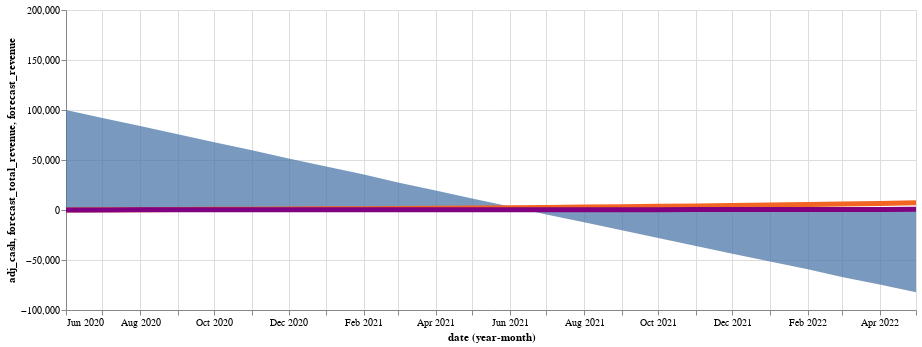

Notebook source saved alongside this figure:
### Code cell
# This is a variable forecast for modelling different growth-rates.
# Initial growth rate is set to be the current growth rate

# This cannot be 0, as growth rate wouldn't work
start_revenue = INITIAL_REVENUE if INITIAL_REVENUE > 100 else 100
scale = (-CURRENT_CASH_GBP, CURRENT_CASH_GBP * 2)

monthly_growth_percent = WEEKLY_GROWTH_PERCENT * 4
slider = alt.binding_range(min=0, max=100, step=0.1, name='Monthly growth rate (%)')
selector = alt.selection_single(fields=['month_growth'], bind=slider, init={'month_growth': monthly_growth_percent})

base = alt.Chart(df[['date', 'cash_0g']]).transform_window(
    # Use count() to find out the current month we're on (i.e. the index), as we use that as the power for our growth rate
    index='count()'
).transform_calculate(
    # Transform a % growth rate (i.e. 7) into sometime useful (i.e. 1.07).
    # Raise that to our current month (i.e. for month 2, 1.07 ** 2 = ~1.145), and multiply that by our revenue amount (~1.145 * 500)
    forecast_revenue = ((1+(selector.month_growth / 100)) ** alt.datum.index) * start_revenue
).transform_window(
    # Take what is in practice the cumulative product of revenue (i.e. total revenue earned so far)
    forecast_total_revenue = 'sum(forecast_revenue)', frame=[None, 0]
).transform_calculate(
    # Add cumprod to current cash to find cash standing (i.e. if we have £100k cash, and 10 months of £10k revenue, we have £200k now)
    adj_cash = alt.datum.cash_0g + alt.datum.forecast_total_revenue
).encode(x='yearmonth(date):T')

cash = base.encode(y=alt.Y('adj_cash:Q', scale=alt.Scale(domain=scale))).mark_area(opacity=0.75)
revenue = base.encode(y='forecast_total_revenue:Q').mark_line(color='#f26522', size=5) 
revenue_growth = base.encode(y='forecast_revenue:Q').mark_line(color='purple', size=5)

charts = cash + revenue + revenue_growth

chart_final = charts.add_selection(selector).interactive().properties(width=850)
chart_final

### Figure 1 — Vega-Lite specification as saved in the notebook (floating-point values rounded to 4 significant figures)
{"config": {"view": {"continuousWidth": 400, "continuousHeight": 300}}, "layer": [{"mark": {"type": "area", "opacity": 0.75}, "encoding": {"x": {"type": "temporal", "field": "date", "timeUnit": "yearmonth"}, "y": {"type": "quantitative", "field": "adj_cash", "scale": {"domain": [-100000, 200000]}}}, "selection": {"selector001": {"type": "single", "fields": ["month_growth"], "bind": {"input": "range", "max": 100, "min": 0, "name": "Monthly growth rate (%)", "step": 0.1}, "init": {"month_growth": 8}}, "selector002": {"type": "interval", "bind": "scales", "encodings": ["x", "y"]}}, "transform": [{"window": [{"op": "count", "as": "index"}]}, {"calculate": "(pow((1 + (selector001.month_growth / 100)),datum.index) * 100)", "as": "forecast_revenue"}, {"window": [{"op": "sum", "field": "forecast_revenue", "as": "forecast_total_revenue"}], "frame": [null, 0]}, {"calculate": "(datum.cash_0g + datum.forecast_total_revenue)", "as": "adj_cash"}]}, {"mark": {"type": "line", "color": "#f26522", "size": 5}, "encoding": {"x": {"type": "temporal", "field": "date", "timeUnit": "yearmonth"}, "y": {"type": "quantitative", "field": "forecast_total_revenue"}}, "transform": [{"window": [{"op": "count", "as": "index"}]}, {"calculate": "(pow((1 + (selector001.month_growth / 100)),datum.index) * 100)", "as": "forecast_revenue"}, {"window": [{"op": "sum", "field": "forecast_revenue", "as": "forecast_total_revenue"}], "frame": [null, 0]}, {"calculate": "(datum.cash_0g + datum.forecast_total_revenue)", "as": "adj_cash"}]}, {"mark": {"type": "line", "color": "purple", "size": 5}, "encoding": {"x": {"type": "temporal", "field": "date", "timeUnit": "yearmonth"}, "y": {"type": "quantitative", "field": "forecast_revenue"}}, "transform": [{"window": [{"op": "count", "as": "index"}]}, {"calculate": "(pow((1 + (selector001.month_growth / 100)),datum.index) * 100)", "as": "forecast_revenue"}, {"window": [{"op": "sum", "field": "forecast_revenue", "as": "forecast_total_revenue"}], "frame": [null, 0]}, {"calculate": "(datum.cash_0g + datum.forecast_total_revenue)", "as": "adj_cash"}]}], "data": {"name": "data-07b54c4b46f8286db6f572bcd2d8743b"}, "width": 850, "$schema": "https://vega.github.io/schema/vega-lite/v4.8.1.json", "datasets": {"data-07b54c4b46f8286db6f572bcd2d8743b": [{"date": "2020-06-30T17:54:25.615432", "cash_0g": 100000.0}, {"date": "2020-07-31T17:54:25.615432", "cash_0g": 91770.0}, {"date": "2020-08-31T17:54:25.615432", "cash_0g": 83530.0}, {"date": "2020-09-30T17:54:25.615432", "cash_0g": 75300.0}, {"date": "2020-10-31T17:54:25.615432", "cash_0g": 67070.0}, {"date": "2020-11-30T17:54:25.615432", "cash_0g": 58830.0}, {"date": "2020-12-31T17:54:25.615432", "cash_0g": 50600.0}, {"date": "2021-01-31T17:54:25.615432", "cash_0g": 42370.0}, {"date": "2021-02-28T17:54:25.615432", "cash_0g": 34130.0}, {"date": "2021-03-31T17:54:25.615432", "cash_0g": 25900.0}, {"date": "2021-04-30T17:54:25.615432", "cash_0g": 17670.0}, {"date": "2021-05-31T17:54:25.615432", "cash_0g": 9433.0}, {"date": "2021-06-30T17:54:25.615432", "cash_0g": 1200.0}, {"date": "2021-07-31T17:54:25.615432", "cash_0g": -7033.0}, {"date": "2021-08-31T17:54:25.615432", "cash_0g": -15270.0}, {"date": "2021-09-30T17:54:25.615432", "cash_0g": -23500.0}, {"date": "2021-10-31T17:54:25.615432", "cash_0g": -31730.0}, {"date": "2021-11-30T17:54:25.615432", "cash_0g": -39970.0}, {"date": "2021-12-31T17:54:25.615432", "cash_0g": -48200.0}, {"date": "2022-01-31T17:54:25.615432", "cash_0g": -56430.0}, {"date": "2022-02-28T17:54:25.615432", "cash_0g": -64670.0}, {"date": "2022-03-31T17:54:25.615432", "cash_0g": -72900.0}, {"date": "2022-04-30T17:54:25.615432", "cash_0g": -81130.0}, {"date": "2022-05-31T17:54:25.615432", "cash_0g": -89370.0}]}}
